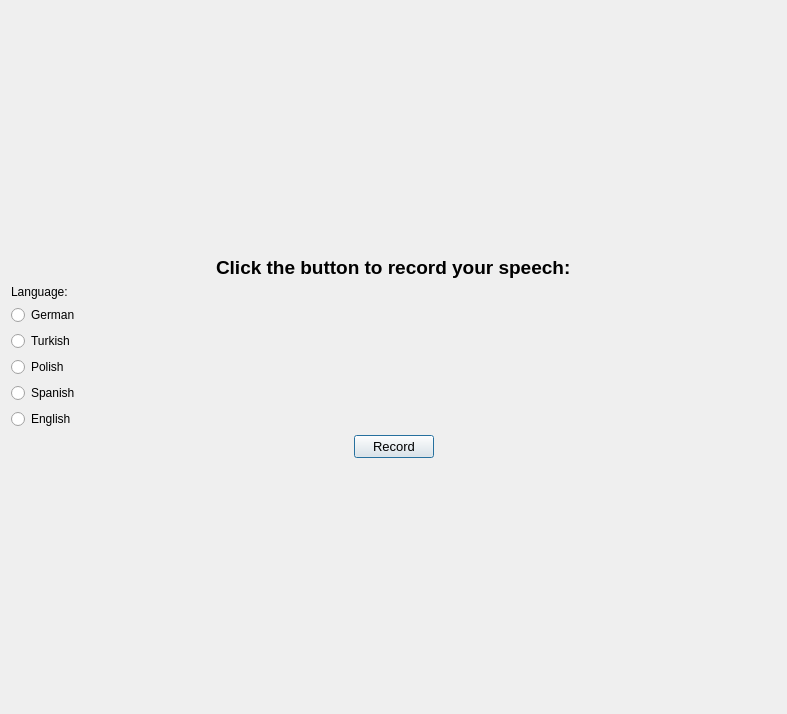
<?xml version="1.0" encoding="UTF-8"?>
<ui version="4.0">
 <class>Dialog</class>
 <widget class="QDialog" name="Dialog">
  <property name="geometry">
   <rect>
    <x>0</x>
    <y>0</y>
    <width>787</width>
    <height>714</height>
   </rect>
  </property>
  <property name="windowTitle">
   <string>Speech to text</string>
  </property>
  <layout class="QVBoxLayout" name="verticalLayout_2">
   <item>
    <spacer name="verticalSpacer">
     <property name="orientation">
      <enum>Qt::Vertical</enum>
     </property>
     <property name="sizeHint" stdset="0">
      <size>
       <width>20</width>
       <height>31</height>
      </size>
     </property>
    </spacer>
   </item>
   <item>
    <layout class="QHBoxLayout" name="horizontalLayout">
     <item>
      <spacer name="horizontalSpacer">
       <property name="orientation">
        <enum>Qt::Horizontal</enum>
       </property>
       <property name="sizeHint" stdset="0">
        <size>
         <width>40</width>
         <height>20</height>
        </size>
       </property>
      </spacer>
     </item>
     <item>
      <widget class="QLabel" name="recordLabel">
       <property name="font">
        <font>
         <pointsize>14</pointsize>
         <weight>75</weight>
         <bold>true</bold>
        </font>
       </property>
       <property name="text">
        <string>Click the button to record your speech:</string>
       </property>
      </widget>
     </item>
     <item>
      <spacer name="horizontalSpacer_2">
       <property name="orientation">
        <enum>Qt::Horizontal</enum>
       </property>
       <property name="sizeHint" stdset="0">
        <size>
         <width>40</width>
         <height>20</height>
        </size>
       </property>
      </spacer>
     </item>
    </layout>
   </item>
   <item>
    <layout class="QHBoxLayout" name="horizontalLayout_3">
     <item>
      <layout class="QVBoxLayout" name="verticalLayout">
       <item>
        <widget class="QLabel" name="languageLabel">
         <property name="text">
          <string>Language:</string>
         </property>
        </widget>
       </item>
       <item>
        <widget class="QRadioButton" name="German_tick">
         <property name="text">
          <string>German</string>
         </property>
        </widget>
       </item>
       <item>
        <widget class="QRadioButton" name="Turkish_tick">
         <property name="text">
          <string>Turkish</string>
         </property>
        </widget>
       </item>
       <item>
        <widget class="QRadioButton" name="Polish_tick">
         <property name="text">
          <string>Polish</string>
         </property>
        </widget>
       </item>
       <item>
        <widget class="QRadioButton" name="Spanish_tick">
         <property name="text">
          <string>Spanish</string>
         </property>
        </widget>
       </item>
       <item>
        <widget class="QRadioButton" name="English_tick">
         <property name="text">
          <string>English</string>
         </property>
        </widget>
       </item>
      </layout>
     </item>
     <item>
      <widget class="QLabel" name="label">
       <property name="text">
        <string/>
       </property>
       <property name="textFormat">
        <enum>Qt::AutoText</enum>
       </property>
       <property name="pixmap">
        <pixmap>logo.jpg</pixmap>
       </property>
       <property name="scaledContents">
        <bool>true</bool>
       </property>
       <property name="wordWrap">
        <bool>false</bool>
       </property>
       <property name="openExternalLinks">
        <bool>true</bool>
       </property>
      </widget>
     </item>
    </layout>
   </item>
   <item>
    <layout class="QHBoxLayout" name="horizontalLayout_2">
     <item>
      <spacer name="horizontalSpacer_3">
       <property name="orientation">
        <enum>Qt::Horizontal</enum>
       </property>
       <property name="sizeHint" stdset="0">
        <size>
         <width>40</width>
         <height>20</height>
        </size>
       </property>
      </spacer>
     </item>
     <item>
      <widget class="QPushButton" name="recordButton">
       <property name="font">
        <font>
         <pointsize>10</pointsize>
         <weight>50</weight>
         <bold>false</bold>
        </font>
       </property>
       <property name="text">
        <string>Record</string>
       </property>
       <property name="icon">
        <iconset>
         <normaloff>../record-icon-14-256.png</normaloff>../record-icon-14-256.png</iconset>
       </property>
       <property name="default">
        <bool>false</bool>
       </property>
       <property name="flat">
        <bool>false</bool>
       </property>
      </widget>
     </item>
     <item>
      <spacer name="horizontalSpacer_4">
       <property name="orientation">
        <enum>Qt::Horizontal</enum>
       </property>
       <property name="sizeHint" stdset="0">
        <size>
         <width>40</width>
         <height>20</height>
        </size>
       </property>
      </spacer>
     </item>
    </layout>
   </item>
   <item>
    <spacer name="verticalSpacer_2">
     <property name="orientation">
      <enum>Qt::Vertical</enum>
     </property>
     <property name="sizeHint" stdset="0">
      <size>
       <width>20</width>
       <height>30</height>
      </size>
     </property>
    </spacer>
   </item>
  </layout>
 </widget>
 <resources/>
 <connections/>
</ui>
